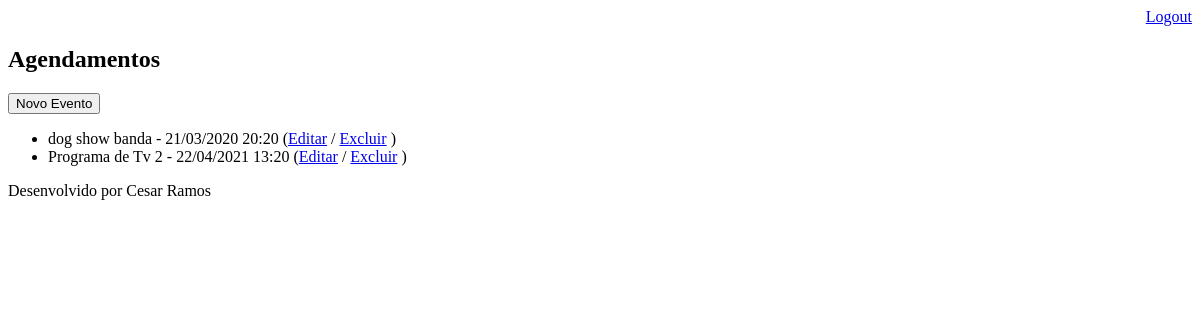
The app's page /agenda/ (signed in), older data.
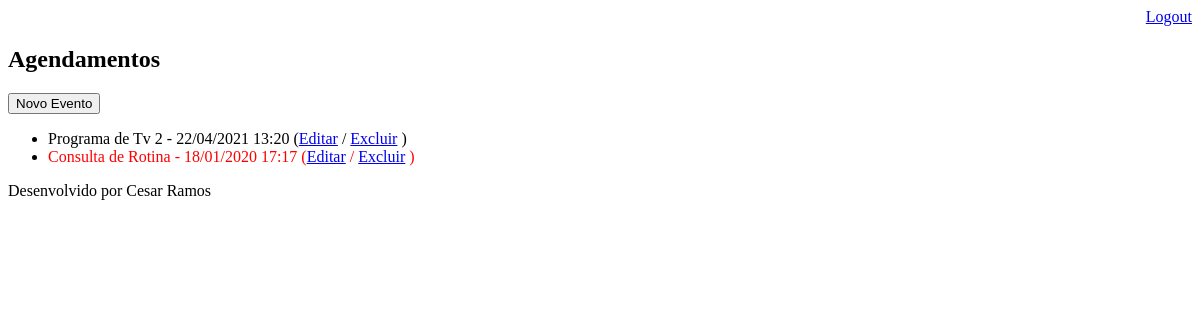
The same page, newer data.
### core/models.py (models this page shows, shortened)
class Evento(models.Model):
    titulo = models.CharField(max_length=100)
    descricao = models.TextField(blank=True, null=True)
    data_evento = models.DateTimeField(verbose_name= 'Data do Evento')
    data_criacao = models.DateTimeField(auto_now=True)
    usuario = models.ForeignKey(User,on_delete=models.CASCADE)
    class Meta:
        db_table = 'evento'
    def get_data_evento(self):
        return self.data_evento.strftime('%d/%m/%Y %H:%M')
    def get_evento_atrasado(self):
        if self.data_evento <datetime.now():
            return True
        else:
            return False

### core/views.py (the view)
# urls.py: path('agenda/', views.lista_eventos),
@login_required(login_url='/login/')
def lista_eventos(request):
    usuario = request.user
    data_atual =datetime.now() - timedelta(hours=1)
    evento = Evento.objects.filter(usuario=usuario,
                                   data_evento__gt=data_atual)
    dados = {'eventos':evento}
    return render(request, 'agenda.html', dados)

### templates/agenda.html (shortened to what this page needs)
{% extends "model-page.html" %}
{% block content %}
    <h2>Agendamentos</h2>
    <a href="evento/">
        <button type="button">Novo Evento</button>
    </a>
    <ul>
        {% for evento in eventos %}
            <li>
                <div style={% if evento.get_evento_atrasado %}
                            "color:red"
                            {% endif %}>
                    {{evento.titulo}} - {{ evento.get_data_evento}}
                    (<a href="evento/?id={{ evento.id }}">Editar</a>
                    / <a href="evento/delete/{{ evento.id }}/">Excluir</a>
                    )
                </div>
            </li>
        {% endfor %}
    </ul>
{%endblock %}

Row changes from the older to the newer data that the page shows:
no longer on this page (row edited): Evento: titulo "dog show banda", get_data_evento "21/03/2020 20:20"
added Evento: titulo "Consulta de Rotina", get_data_evento "18/01/2020 17:17"
